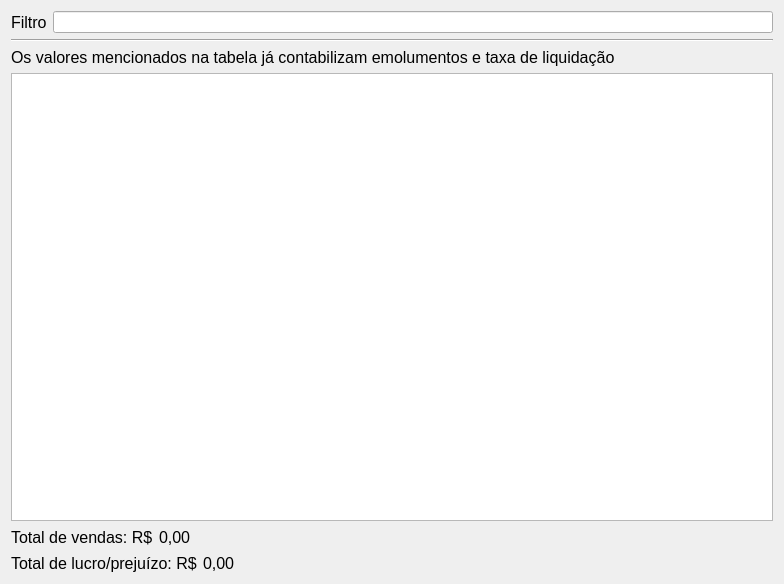
<?xml version="1.0" encoding="UTF-8"?>
<ui version="4.0">
 <class>Form</class>
 <widget class="QWidget" name="Form">
  <property name="geometry">
   <rect>
    <x>0</x>
    <y>0</y>
    <width>784</width>
    <height>584</height>
   </rect>
  </property>
  <property name="windowTitle">
   <string>Form</string>
  </property>
  <layout class="QVBoxLayout" name="verticalLayout_2">
   <item>
    <layout class="QVBoxLayout" name="verticalLayout">
     <item>
      <layout class="QHBoxLayout" name="horizontalLayout">
       <item>
        <widget class="QLabel" name="label">
         <property name="font">
          <font>
           <pointsize>12</pointsize>
          </font>
         </property>
         <property name="text">
          <string>Filtro</string>
         </property>
        </widget>
       </item>
       <item>
        <widget class="QLineEdit" name="filter_text"/>
       </item>
      </layout>
     </item>
     <item>
      <widget class="Line" name="line">
       <property name="orientation">
        <enum>Qt::Horizontal</enum>
       </property>
      </widget>
     </item>
     <item>
      <widget class="QLabel" name="label_2">
       <property name="font">
        <font>
         <pointsize>12</pointsize>
        </font>
       </property>
       <property name="text">
        <string>Os valores mencionados na tabela já contabilizam emolumentos e taxa de liquidação</string>
       </property>
      </widget>
     </item>
     <item>
      <widget class="QTableWidget" name="order_table"/>
     </item>
     <item>
      <layout class="QHBoxLayout" name="horizontalLayout_2">
       <item>
        <widget class="QLabel" name="label_4">
         <property name="font">
          <font>
           <pointsize>12</pointsize>
          </font>
         </property>
         <property name="text">
          <string>Total de vendas: R$</string>
         </property>
        </widget>
       </item>
       <item>
        <widget class="QLabel" name="total_sales">
         <property name="font">
          <font>
           <pointsize>12</pointsize>
          </font>
         </property>
         <property name="text">
          <string>0,00</string>
         </property>
        </widget>
       </item>
       <item>
        <spacer name="horizontalSpacer">
         <property name="orientation">
          <enum>Qt::Horizontal</enum>
         </property>
         <property name="sizeHint" stdset="0">
          <size>
           <width>40</width>
           <height>20</height>
          </size>
         </property>
        </spacer>
       </item>
      </layout>
     </item>
     <item>
      <layout class="QHBoxLayout" name="horizontalLayout_3">
       <item>
        <widget class="QLabel" name="label_6">
         <property name="font">
          <font>
           <pointsize>12</pointsize>
          </font>
         </property>
         <property name="text">
          <string>Total de lucro/prejuízo: R$</string>
         </property>
        </widget>
       </item>
       <item>
        <widget class="QLabel" name="total_profit">
         <property name="font">
          <font>
           <pointsize>12</pointsize>
          </font>
         </property>
         <property name="text">
          <string>0,00</string>
         </property>
        </widget>
       </item>
       <item>
        <spacer name="horizontalSpacer_2">
         <property name="orientation">
          <enum>Qt::Horizontal</enum>
         </property>
         <property name="sizeHint" stdset="0">
          <size>
           <width>40</width>
           <height>20</height>
          </size>
         </property>
        </spacer>
       </item>
      </layout>
     </item>
    </layout>
   </item>
  </layout>
 </widget>
 <resources/>
 <connections/>
</ui>
